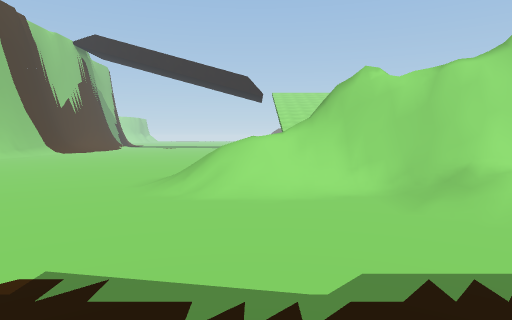
View 1 (above)

24 first-person views from a walk through a 3-D level made in the Unity game engine. The camera is 1.3 m above the floor, tilts 4° down and sees 75° across. The floor is counted in squares, 2 m on a side. Each view is taken from the middle of a square. On the plan, view 1 faces up. The plan holds only what a view shows up to about 10 squares ahead; the rest is blank. The place goes on beyond the plan. The player is left out.

View 2
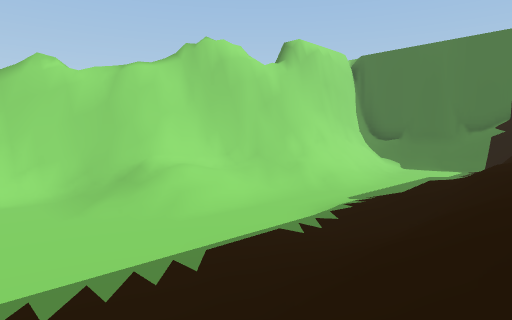

View 3
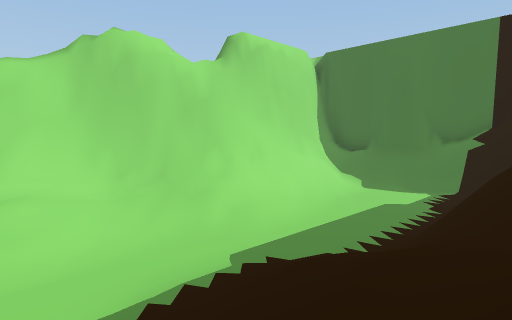

View 4
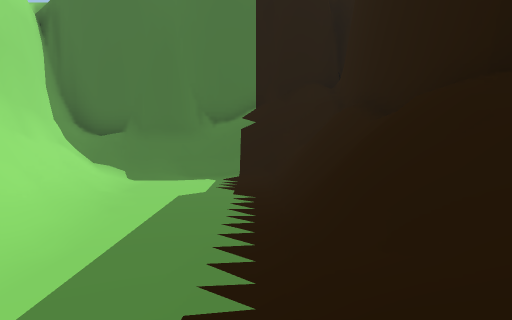

View 5
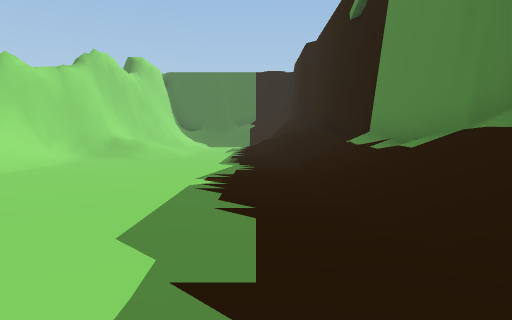

View 6
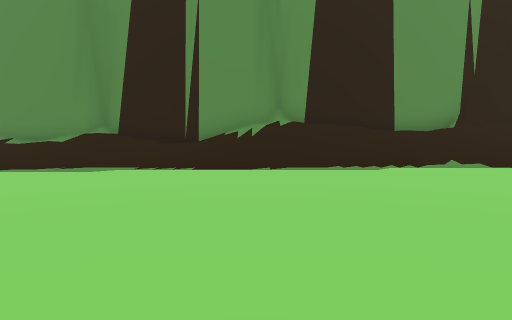

View 7
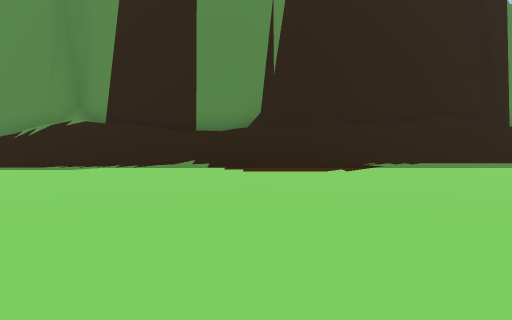

View 8
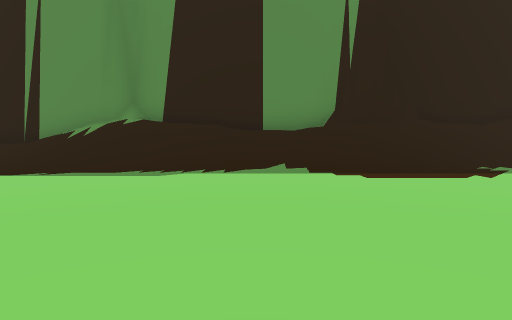

View 9
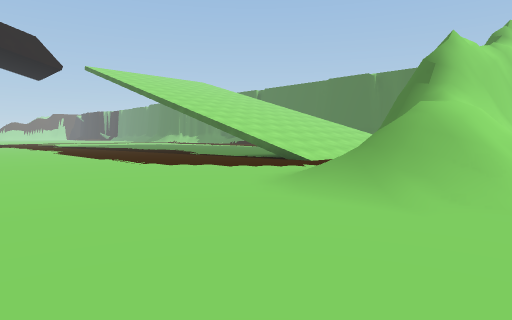

View 10
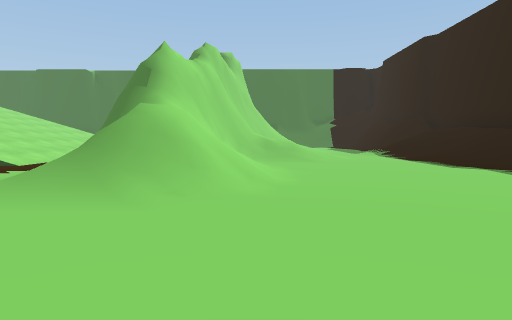

View 11
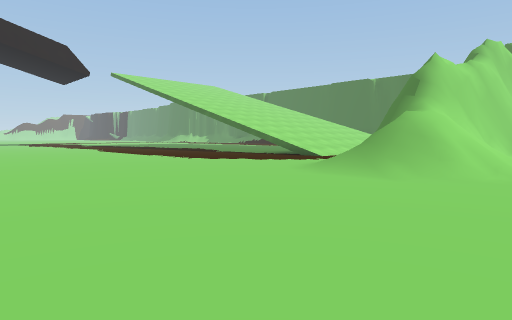

View 12
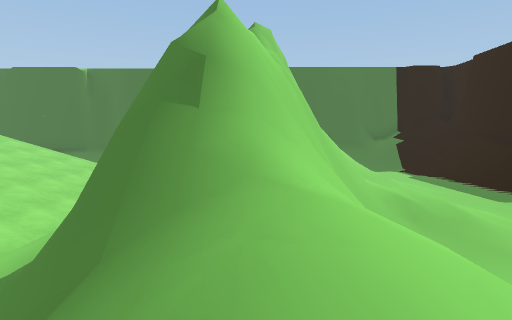

View 13
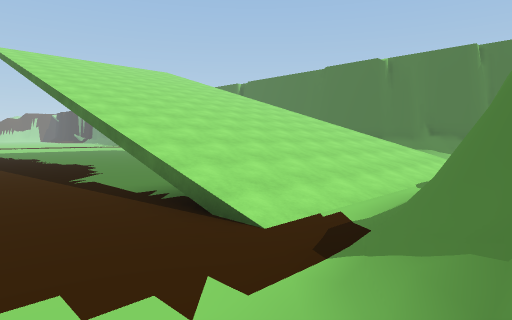

View 14
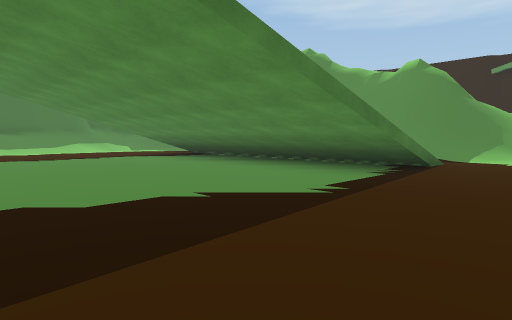

View 15
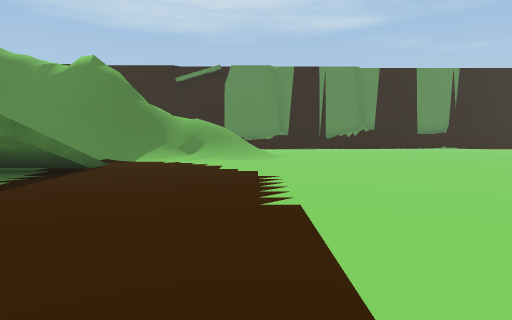

View 16
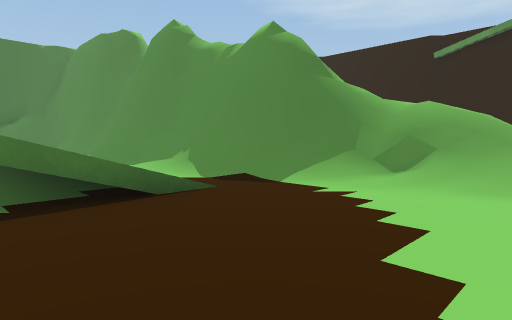

View 17
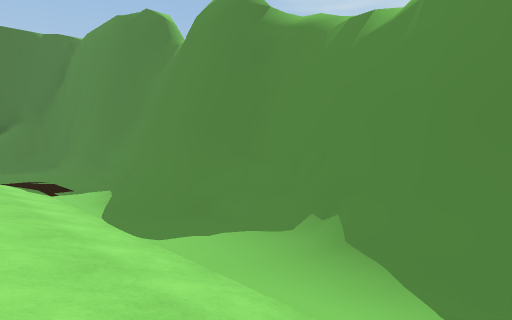

View 18
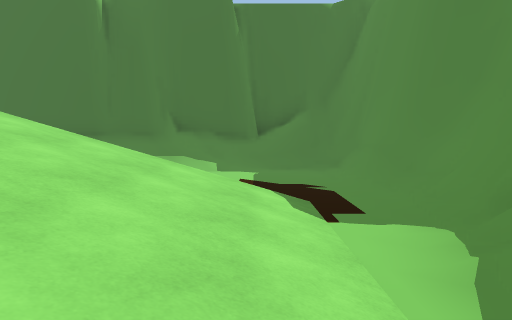

View 19
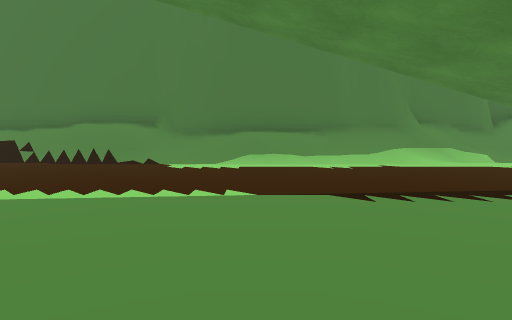

View 20
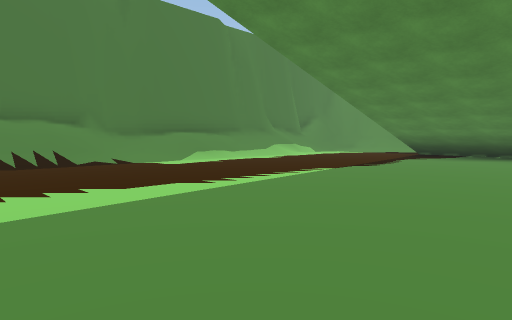

View 21
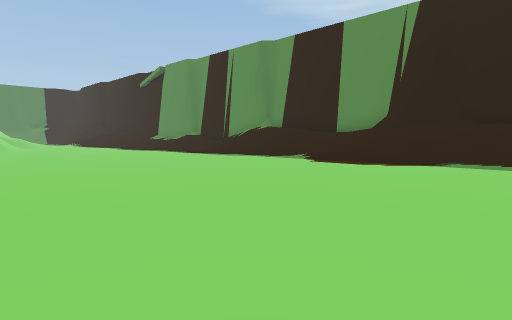

View 22
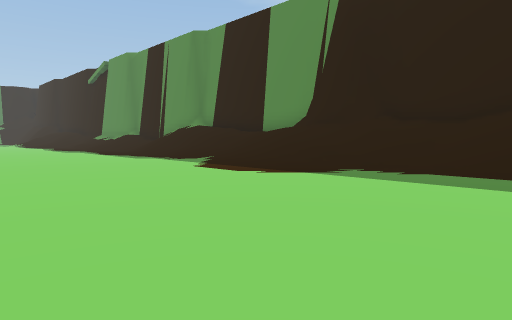

View 23
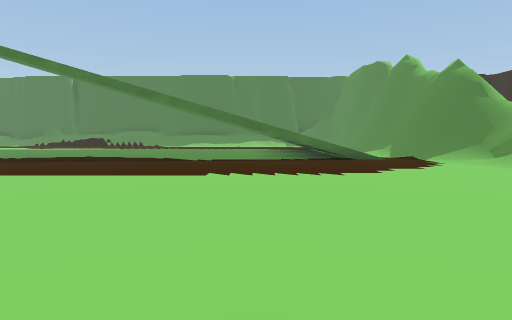

View 24
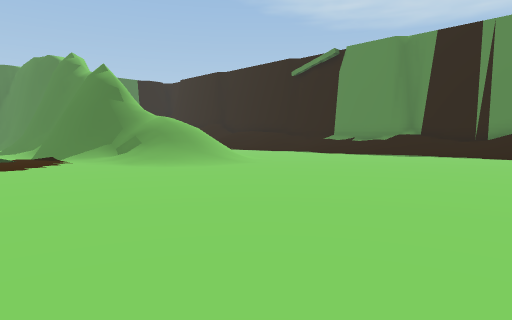

### Floor plan
Key: @ floor where view 1 was taken; # wall or solid block; . main floor; : floor 0.25 m higher than the main floor; / step, stairs or slope; = window, fence, low wall or low ledge.
Columns run from 20 left of view 1 to 16 right of it. Each row starts with its distance up from view 1.
 26                           .....   ./#
 25                           ........./#
 24                           ........./#
 23                      ..   ........//#
 22                     ...   ........//#
 21                   ......   .......//#
 20                  .................//#
 19                ...................//#
 18               ....................//#
 17              .....................//#
 16             ........../////////...//#
 15              .........///////// .../#
 14            .........../////////  ../#
 13            .........../////////..../#
 12            ............./:.::......##
 11            .........//########///####
 10  .....     .......///###     ######
  9  .................////##
  8  .................////#####
  7 ..................///////############
  6 .......................////////#=///#
  5 ........................///////////##
  4 ............................:/..../#
  3 ..........................//......##
  2  ......................////////::/##
  1 ....//////////../////////////===###
  0 ////////////////////@////////#####
 -1  ########################         ##

Positions as (right, up) in squares from view 1, and headings:
1: (0, 0), facing up
2: (1, 0), facing up-right
3: (4, 0), facing up-right
4: (6, 2), facing right
5: (-7, 2), facing right
6: (-8, 9), facing down
7: (-14, 9), facing down
8: (-12, 8), facing down
9: (-6, 7), facing up-right
10: (-6, 7), facing right
11: (-8, 6), facing up-right
12: (-1, 9), facing right
13: (-1, 10), facing up-right
14: (-1, 21), facing down-right
15: (-2, 20), facing down
16: (-2, 15), facing down-right
17: (2, 14), facing down-right
18: (6, 13), facing right
19: (6, 20), facing right
20: (6, 26), facing down-right
21: (-19, 10), facing down-right
22: (-20, 7), facing down-right
23: (-8, 16), facing right
24: (-9, 14), facing down-right
